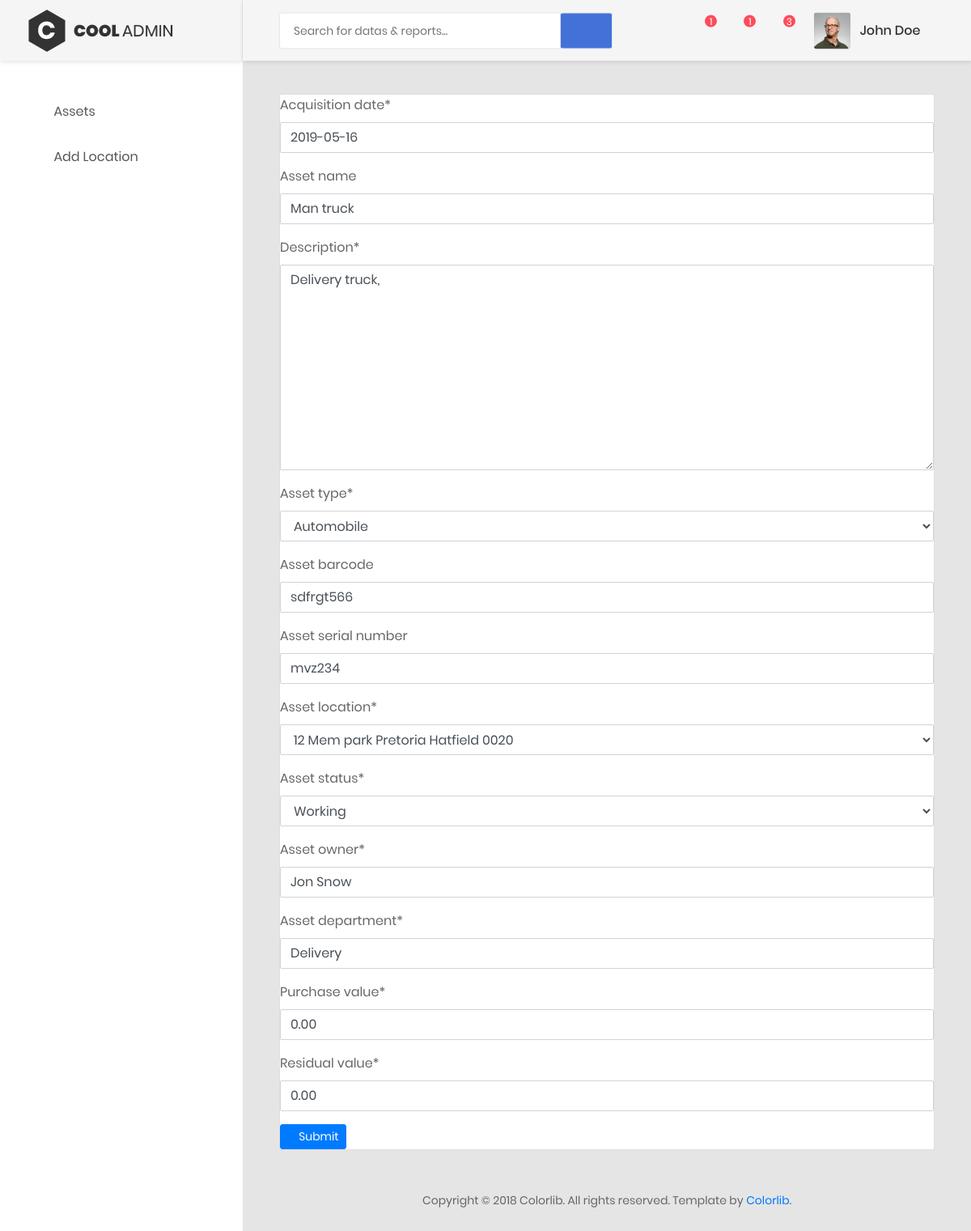
Before: /weblog/asset/4/ with the older database file.
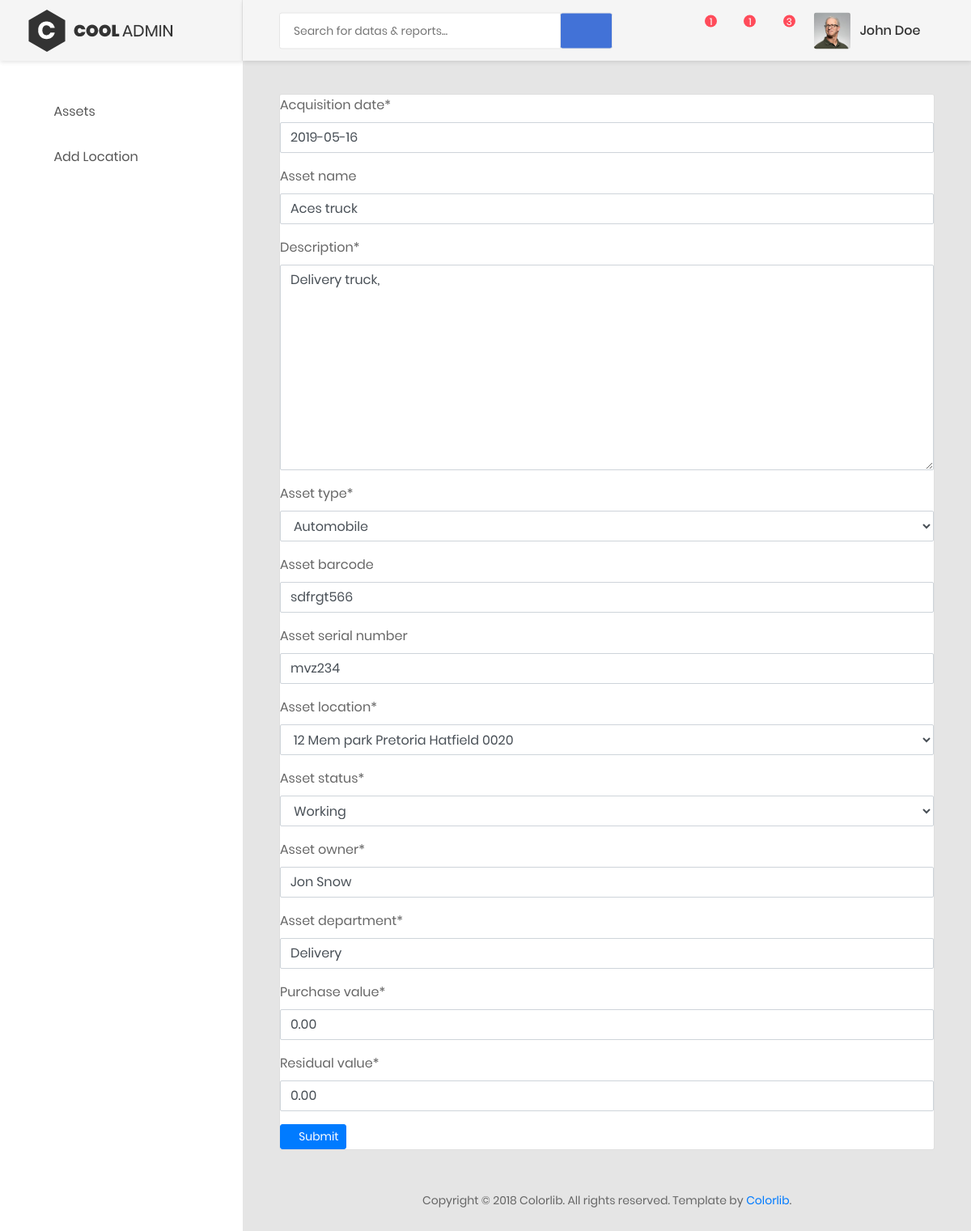
After: the same page with the newer database file.
### AMS/models.py (models this page shows, shortened)
class Asset(models.Model):
    ASSET_CHOICES = (
            ('Automobile',   'Automobile'),
            ('AV Equipment', 'AV Equipment'),
            ('Computer Equipment',  'Computer Equipment'),
            ('Office Furniture & Stationary', 'Office Furniture & Stationary'),
        )
    STATUS_CHOICES = (
            ('Working', 'Working'),
            ('Disabled', 'Disabled'),
    )
    Depreciation = (
        ('Straight Line', 'Straight Line'),
        ('Double-Declining Balance', 'Double-Declining Balance'),
        ('Sum of Years', 'Sum of Years'),
    )
    asset_id= models.AutoField(primary_key=True)
    acquisition_date = models.DateField(default=datetime.date.today)
    asset_name =  models.CharField(max_length=50, blank=True, )
    description = models.TextField(max_length=2000)
    asset_type = models.CharField(choices=ASSET_CHOICES, max_length=30)
    asset_barcode = models.CharField(max_length=30, blank=True, )
    asset_serial_number = models.CharField(max_length=80, blank=True, )
    asset_location = models.ForeignKey("Location", on_delete=models.PROTECT)
    asset_status = models.CharField(choices=STATUS_CHOICES, max_length=10)
    asset_owner = models.CharField(max_length=50)
    asset_department = models.CharField(max_length=50)
    added_date = models.DateField(default=datetime.date.today)
    modified_date = models.DateField(default=datetime.date.today)
    purchase_value = models.DecimalField(max_digits=19, decimal_places=2,default=200.00)
    residual_value = models.DecimalField(max_digits=19, decimal_places=2,default=0.00)
    current_value = models.DecimalField(max_digits=19, decimal_places=2, default=200.00)
    life_expectancy = models.IntegerField(default=3)
    depr_model = models.CharField(choices=Depreciation, max_length=30,default='Straight Line')
    currentVal_date = models.DateField(default=datetime.date.today)

### AMS/views.py (the view)
# urls.py: url(r'^asset/(?P<pk>\d+)/',editAsset.as_view(),name='modify')
class editAsset(UpdateView):
    model = Asset
    template_name = 'assets.html'
    form_class = AssetForm
    success_url = '/weblog/assets/'
    def get_object(self, *args, **kwargs):
        asset = get_object_or_404(Asset, pk=self.kwargs['pk'])
        return asset

### AMS/forms.py
class AssetForm(ModelForm):
    class Meta:
        model = Asset
        fields= ['acquisition_date','asset_name','description','asset_type','asset_barcode','asset_serial_number','asset_location','asset_status','asset_owner','asset_department','purchase_value','residual_value']

### AMS/models.py (called while the page is built)
    def __str__(self):
        return self.adress

### AMS/template/assets.html (shortened to what the changed rows need)
<!DOCTYPE html>
<html lang="en">
<head>
    {% load crispy_forms_tags %}
    {% load static %}
    <link href="{% static 'css/font-face.css' %}" rel="stylesheet" media="all">
    <link href="{% static 'vendor/font-awesome-4.7/css/font-awesome.min.css' %}" rel="stylesheet" media="all">
    <link href="{% static 'vendor/font-awesome-5/css/fontawesome-all.min.css'%}" rel="stylesheet" media="all">
    <link href="{% static 'vendor/mdi-font/css/material-design-iconic-font.min.css'%}" rel="stylesheet" media="all">
    <link href="{% static 'vendor/bootstrap-4.1/bootstrap.min.css' %}" rel="stylesheet" media="all">
    <link href="{% static 'vendor/animsition/animsition.min.css'%}" rel="stylesheet" media="all">
    <link href="{% static 'vendor/bootstrap-progressbar/bootstrap-progressbar-3.3.4.min.css'%}" rel="stylesheet" media="all">
    <link href="{% static 'vendor/wow/animate.css'%}" rel="stylesheet" media="all">
    <link href="{% static 'vendor/css-hamburgers/hamburgers.min.css'%}" rel="stylesheet" media="all">
    <link href="{% static 'vendor/slick/slick.css'%}" rel="stylesheet" media="all">
    <link href="{% static 'vendor/select2/select2.min.css'%}" rel="stylesheet" media="all">
    <link href="{% static 'vendor/perfect-scrollbar/perfect-scrollbar.css'%}" rel="stylesheet" media="all">
    <link href="{% static 'vendor/data-tables/datatables.min.css'%}" rel="stylesheet" media="all">
    <link href="{% static 'vendor/data-tables/dataTables.bootstrap4.min.css'%}" rel="stylesheet" media="all">
    <link href="{% static 'css/theme.css'%}" rel="stylesheet" media="all">
</head>
<body class="animsition">
    <div class="page-wrapper">
        <div class="page-container">
            <div class="main-content">
                <div class="section__content section__content--p30">
                    <div class="container-fluid">
                        <div>
                            <div>
                                <div class="card">
                                    <form method="POST">
                                        {{ form|crispy }}
                                    </form>
                                    </div>
                                </div>
                            </div>
                    </div>
                </div>
            </div>
    </div>
</body>
</html>

Changed rows visible on the page:
changed Asset "Delivery truck,": asset_name "Man truck" → "Aces truck"
